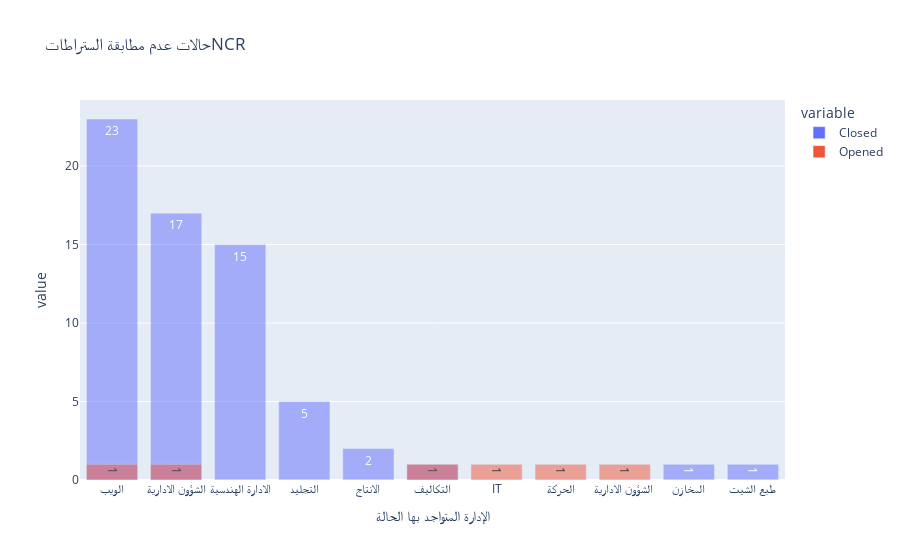

Here is the notebook cell this chart was saved with:
### Code cell
px.bar(data_frame=ncr_department,
       x='الإدارة المتواجد بها الحالة',
       y=['Closed', 'Opened'],
       barmode='overlay',text_auto=True,
       title='حالات عدم مطابقة الستراطاتNCR')

### Figure 1 — Plotly figure (JSON) as saved in the notebook; plotly's stock layout.template omitted (floating-point values rounded to 4 significant figures)
{"data": [{"hovertemplate": "variable=Closed<br>الإدارة المتواجد بها الحالة=%{x}<br>value=%{y}<extra></extra>", "legendgroup": "Closed", "marker": {"color": "#636efa", "opacity": 0.5, "pattern": {"shape": ""}}, "name": "Closed", "orientation": "v", "showlegend": true, "textposition": "auto", "texttemplate": "%{y}", "type": "bar", "x": ["الويب", "الشؤون الادارية", "الادارة الهندسية", "التجليد", "الانتاج", "التكاليف", "IT", "الحركة", "الشؤون الادارية ", "المخازن", "طبع الشيت"], "xaxis": "x", "y": [23, 17, 15, 5, 2, 1, 0, 0, 0, 1, 1], "yaxis": "y"}, {"hovertemplate": "variable=Opened<br>الإدارة المتواجد بها الحالة=%{x}<br>value=%{y}<extra></extra>", "legendgroup": "Opened", "marker": {"color": "#EF553B", "opacity": 0.5, "pattern": {"shape": ""}}, "name": "Opened", "orientation": "v", "showlegend": true, "textposition": "auto", "texttemplate": "%{y}", "type": "bar", "x": ["الويب", "الشؤون الادارية", "الادارة الهندسية", "التجليد", "الانتاج", "التكاليف", "IT", "الحركة", "الشؤون الادارية ", "المخازن", "طبع الشيت"], "xaxis": "x", "y": [1, 1, 0, 0, 0, 1, 1, 1, 1, 0, 0], "yaxis": "y"}], "layout": {"barmode": "overlay", "legend": {"title": {"text": "variable"}, "tracegroupgap": 0}, "title": {"text": "حالات عدم مطابقة الستراطاتNCR"}, "xaxis": {"anchor": "y", "domain": [0, 1], "title": {"text": "الإدارة المتواجد بها الحالة"}}, "yaxis": {"anchor": "x", "domain": [0, 1], "title": {"text": "value"}}}}
